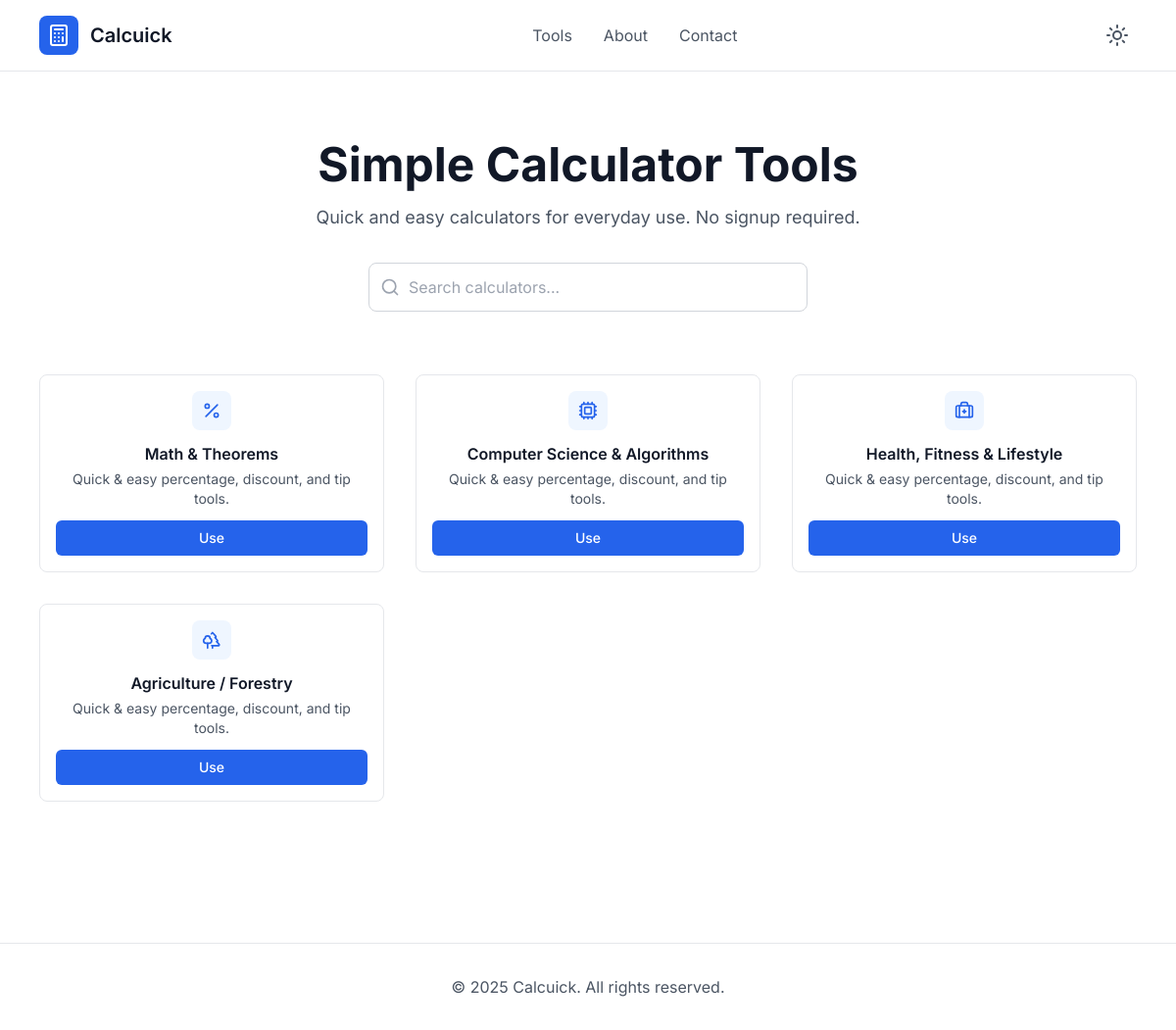
/, run on an earlier commit of the app's database.
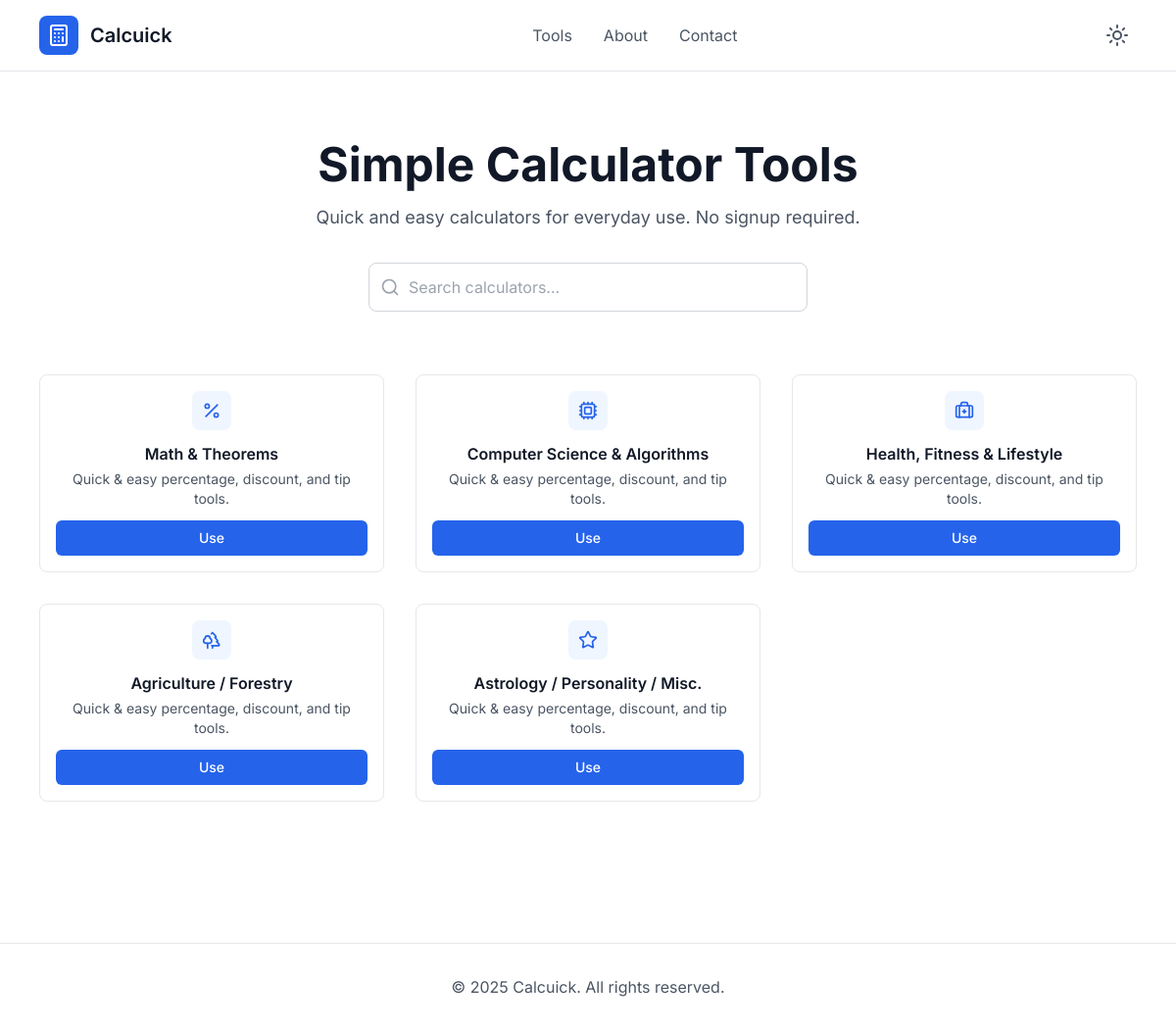
And on a later commit of the database.
### calculators/models.py (models this page shows, shortened)
class Category(models.Model):
    name = models.CharField(max_length=100)
    icon = models.CharField(max_length=50, blank=True)
    slug = models.SlugField(unique=True, null=True, blank=True)
    description = models.TextField(blank=True)

### calculators/views.py (the view)
# urls.py: path('', views.category_list, name='category_list'),
def category_list(request):
    categories = Category.objects.all()
    return render(request, 'base.html', {'categories': categories})

### calculators/templates/base.html (shortened to what the changed rows need)
<!DOCTYPE html>
<html lang="en">
<head>
    <script src="https://cdn.tailwindcss.com"></script>
</head>
<body class="bg-white dark:bg-gray-900 min-h-screen font-inter pt-20">
{% block body %}
    <main class="max-w-6xl mx-auto px-4 py-16">
        <div class="text-center mb-16">
            <h1 class="text-4xl md:text-5xl font-bold text-gray-900 dark:text-white mb-4">
                Simple Calculator Tools
            </h1>
        </div>
        <div class="grid grid-cols-1 md:grid-cols-2 lg:grid-cols-3 gap-8">
           {% for category in categories %}
<a href="{% url 'calculator_list' category.slug %}">
  <div class="bg-white dark:bg-gray-800 border border-gray-200 dark:border-gray-700 rounded-lg p-4 hover:shadow-md hover:border-blue-300 dark:hover:border-blue-600 transition group text-center">
    <div class="w-10 h-10 mx-auto bg-blue-50 dark:bg-blue-900/30 rounded-lg flex items-center justify-center mb-3 group-hover:bg-blue-100 dark:group-hover:bg-blue-900/50 transition">
      <i data-lucide="{{ category.icon }}" class="w-5 h-5 text-blue-600 dark:text-blue-400"></i>
    </div>
    <h3 class="text-base font-semibold text-gray-900 dark:text-white mb-1">{{ category.name }}</h3>
    <p class="text-sm text-gray-600 dark:text-gray-300 mb-3">Quick & easy percentage, discount, and tip tools.</p>
    <button class="w-full text-sm bg-blue-600 hover:bg-blue-700 text-white py-2 rounded-md font-medium transition">
      Use
    </button>
  </div>
</a>
{% endfor %}
        </div>
    </main>
    {% endblock %}
</body>
</html>

What changed in the data, as far as the page shows it:
added Category: name "Astrology / Personality / Misc."
